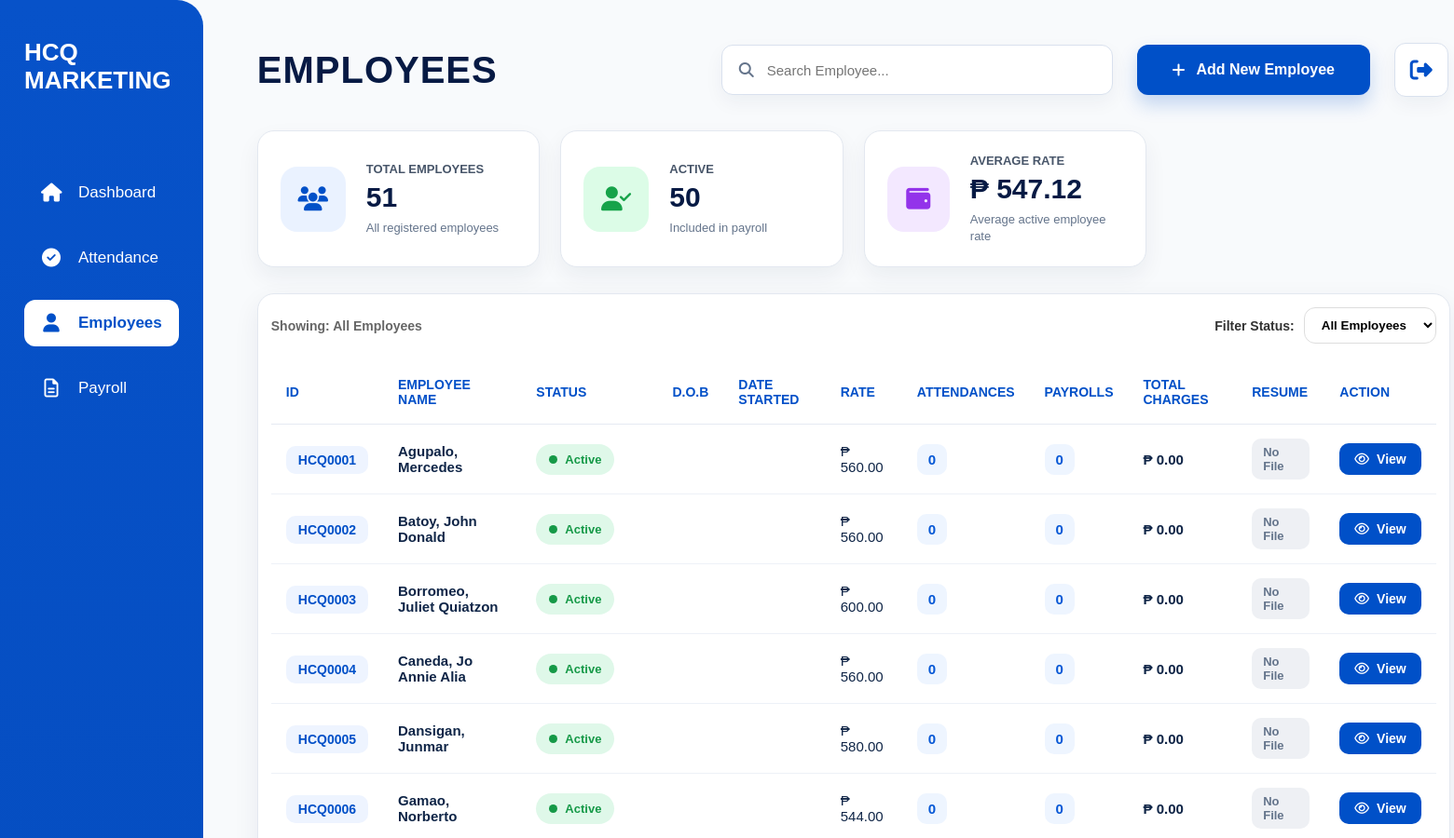
The page /employees-page/ (upper part) on the database as committed earlier.
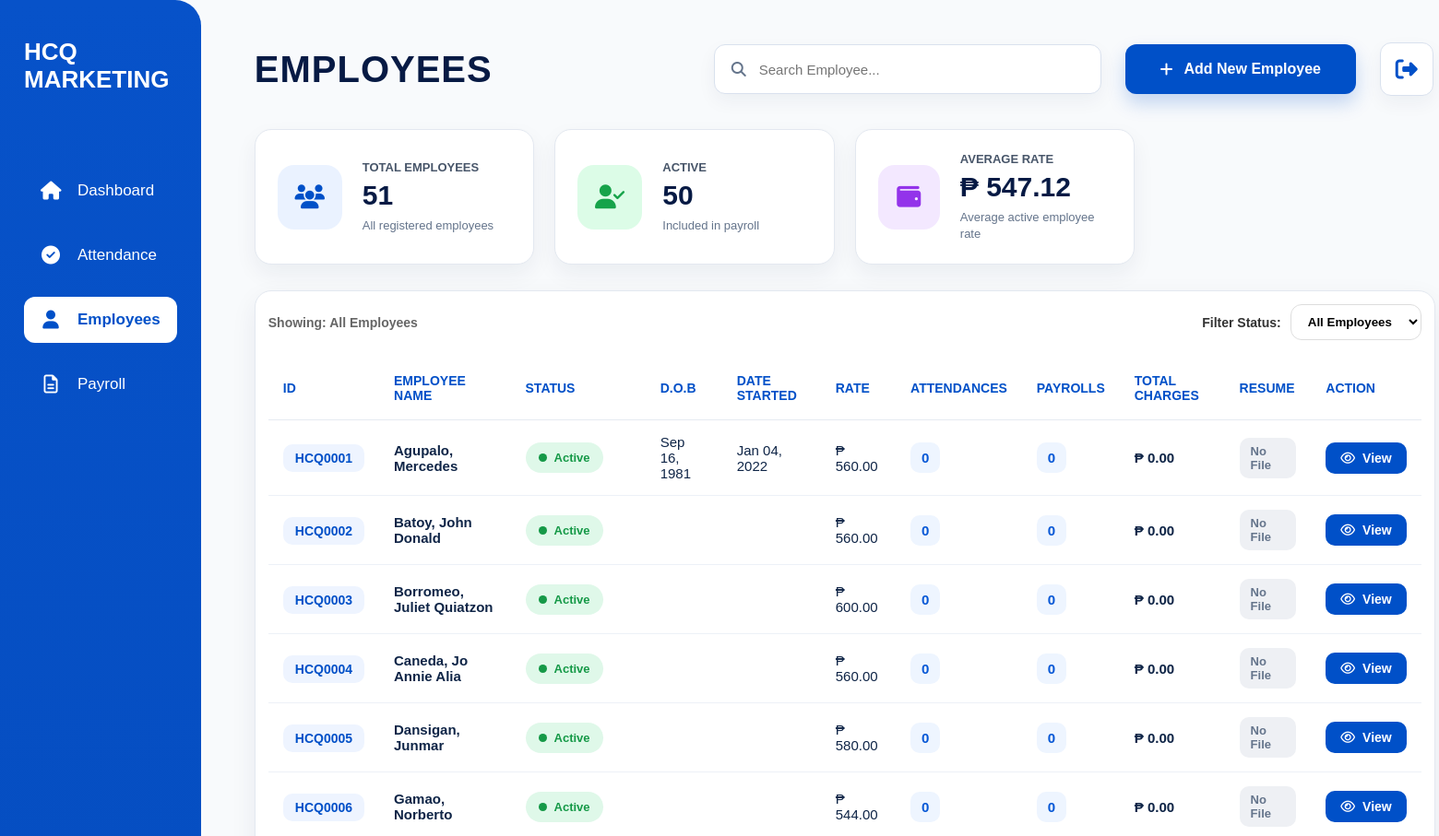
The same page on the database as committed later.
### employees/models.py (models this page shows, shortened)
class Employee(models.Model):
    SALARY_TYPE_CHOICES = (
        ('daily', 'Daily'),
        ('hourly', 'Hourly'),
    )
    EMPLOYMENT_STATUS_CHOICES = (
        ('ACTIVE', 'Active'),
        ('RESIGNED', 'Resigned'),
        ('MIA', 'MIA'),
        ('TERMINATED', 'Terminated'),
    )
    employee_id = models.CharField(
        max_length=10,
        unique=True,
        editable=False
    )
    first_name = models.CharField(max_length=100)
    middle_initial = models.CharField(
        max_length=50,
        blank=True,
        null=True
    )
    last_name = models.CharField(max_length=100)
    date_of_birth = models.DateField(
        blank=True,
        null=True
    )
    citizenship = models.CharField(
        max_length=100,
        blank=True,
        null=True
    )
    address = models.CharField(
        max_length=255,
        blank=True,
        null=True
    )
    contact_number = models.CharField(
        max_length=50,
        blank=True,
        null=True
    )
    spouse_name = models.CharField(
        max_length=100,
        blank=True,
        null=True
    )
    spouse_contact_number = models.CharField(
        max_length=50,
        blank=True,
        null=True
    )
    elementary = models.CharField(
        max_length=255,
        blank=True,
        null=True
    )
    elementary_year = models.CharField(
        max_length=50,
        blank=True,
        null=True
    )
    high_school = models.CharField(
        max_length=255,
        blank=True,
        null=True
    )
    high_school_year = models.CharField(
        max_length=50,
        blank=True,
        null=True
    )
    college = models.CharField(
        max_length=255,
        blank=True,
        null=True
    )
    college_year = models.CharField(
        max_length=50,
        blank=True,
        null=True
    )
    company_1 = models.CharField(
        max_length=255,
        blank=True,
        null=True
    )
    company_address_1 = models.CharField(
        max_length=255,
        blank=True,
        null=True
    )
    occupation_1 = models.CharField(
        max_length=100,
        blank=True,
        null=True
    )
    years_1 = models.CharField(
        max_length=50,
        blank=True,
        null=True
    )
    company_2 = models.CharField(
        max_length=255,
        blank=True,
        null=True
    )
    company_address_2 = models.CharField(
        max_length=255,
        blank=True,
        null=True
    )
    occupation_2 = models.CharField(
        max_length=100,
        blank=True,
        null=True
    )
    years_2 = models.CharField(
        max_length=50,
        blank=True,
        null=True
    )
    company_3 = models.CharField(
        max_length=255,
        blank=True,
        null=True
    )
    company_address_3 = models.CharField(
        max_length=255,
        blank=True,
        null=True
    )
    occupation_3 = models.CharField(
        max_length=100,
        blank=True,
        null=True
    )
    years_3 = models.CharField(
        max_length=50,
        blank=True,
        null=True
    )
    reference_name_1 = models.CharField(
        max_length=100,
        blank=True,
        null=True
    )
    reference_occupation_1 = models.CharField(
        max_length=100,
        blank=True,
        null=True
    )
    reference_contact_1 = models.CharField(
        max_length=50,
        blank=True,
        null=True
    )
    reference_name_2 = models.CharField(
        max_length=100,
        blank=True,
        null=True
    )
    reference_occupation_2 = models.CharField(
        max_length=100,
        blank=True,
        null=True
    )
    reference_contact_2 = models.CharField(
        max_length=50,
        blank=True,
        null=True
    )
    reference_name_3 = models.CharField(
        max_length=100,
        blank=True,
        null=True
    )
    reference_occupation_3 = models.CharField(
        max_length=100,
        blank=True,
        null=True
    )
    reference_contact_3 = models.CharField(
        max_length=50,
        blank=True,
        null=True
    )
    sss_number = models.CharField(
        max_length=100,
        blank=True,
        null=True
    )
    sss_file = models.FileField(
        upload_to='government_documents/sss/',
        blank=True,
        null=True
    )
    philhealth_number = models.CharField(
        max_length=100,
        blank=True,
        null=True
    )
    philhealth_file = models.FileField(
        upload_to='government_documents/philhealth/',
        blank=True,
        null=True
    )
    nbi_clearance_number = models.CharField(
        max_length=100,
        blank=True,
        null=True
    )
    nbi_clearance_file = models.FileField(
        upload_to='government_documents/nbi/',
        blank=True,
        null=True
    )
    barangay_clearance_number = models.CharField(
        max_length=100,
        blank=True,
        null=True
    )
    barangay_clearance_file = models.FileField(
        upload_to='government_documents/barangay/',
        blank=True,
        null=True
    )
    tin_number = models.CharField(
        max_length=100,
        blank=True,
        null=True
    )
    tin_file = models.FileField(
        upload_to='government_documents/tin/',
        blank=True,
        null=True
    )
    drivers_license_number = models.CharField(
        max_length=100,
        blank=True,
        null=True
    )
    drivers_license_file = models.FileField(
        upload_to='government_documents/drivers_license/',
        blank=True,
        null=True
    )
    position = models.CharField(max_length=100)
    employment_status = models.CharField(
        max_length=20,
        choices=EMPLOYMENT_STATUS_CHOICES,
        default='ACTIVE'
    )
    employment_remarks = models.TextField(
        blank=True,
        null=True
    )
    salary_type = models.CharField(
        max_length=10,
        choices=SALARY_TYPE_CHOICES,
        default='daily'
    )
    rate = models.DecimalField(
        max_digits=10,
        decimal_places=2
    )
    benefits = models.DecimalField(
        max_digits=10,
        decimal_places=2,
        default=0
    )
    date_started = models.DateField(
        blank=True,
        null=True
    )
    photo = models.ImageField(
        upload_to='employee_photos/',
        blank=True,
        null=True
    )
    qr_code = models.ImageField(
        upload_to='employee_qrcodes/',
        blank=True,
        null=True
    )
    resume = models.FileField(
        upload_to='employee_resumes/',
        blank=True,
        null=True
    )

### employees/views.py (the view, shortened to what this page needs)
# urls.py: path('employees-page/', views.employees_page_view, name='employees_page'),
def employees_page(request):
    status_filter = request.GET.get("status", "ALL")
    q = request.GET.get("q", "").strip()
    employees = Employee.objects.all().order_by("employee_id")
    if status_filter != "ALL":
        employees = employees.filter(
            employment_status=status_filter
        )
    employees = employees.annotate(
        attendance_count=Count(
            "attendances",
            distinct=True
        ),
        payroll_count=Count(
            "payrolls",
            distinct=True
        ),
        total_cash_advance=Coalesce(
            Sum("payrolls__cash_advance"),
            Decimal("0.00")
        ),
        total_charges_amount=Coalesce(
            Sum("payrolls__charges"),
            Decimal("0.00")
        ),
        total_rent=Coalesce(
            Sum("payrolls__rent"),
            Decimal("0.00")
        ),
        total_benefits=Coalesce(
            Sum("payrolls__benefits"),
            Decimal("0.00")
        ),
    )
    total_employees = Employee.objects.count()
    active_employees = Employee.objects.filter(
        employment_status="ACTIVE"
    ).count()
    resigned_employees = Employee.objects.filter(
        employment_status="RESIGNED"
    ).count()
    mia_employees = Employee.objects.filter(
        employment_status="MIA"
    ).count()
    terminated_employees = Employee.objects.filter(
        employment_status="TERMINATED"
    ).count()
    active_rates = Employee.objects.filter(
        employment_status="ACTIVE"
    ).exclude(
        rate__isnull=True
    )
    if active_rates.exists():
        average_rate = (
            sum(employee.rate for employee in active_rates)
            / active_rates.count()
        )
    else:
        average_rate = Decimal("0.00")
    context = {
        "employees": employees,
        "status_filter": status_filter,
        "q": q,
        "total_employees": total_employees,
        "active_employees": active_employees,
        "resigned_employees": resigned_employees,
        "mia_employees": mia_employees,
        "terminated_employees": terminated_employees,
        "average_rate": average_rate,
    }
    return render(
        request,
        "dashboard/employees_page.html",
        context
    )

### dashboard/templates/dashboard/employees_page.html (shortened to what the changed rows need)
{% load static %}
{% load humanize %}
<!DOCTYPE html>
<html lang="en">
<head>
    <link rel="stylesheet" href="{% static 'dashboard/dashboard.css' %}">
    <link rel="stylesheet" href="https://cdnjs.cloudflare.com/ajax/libs/font-awesome/6.5.1/css/all.min.css">
</head>
<body>
<div class="modern-page">
    <main class="modern-content">
        <div class="modern-header">
            <h1>EMPLOYEES</h1>
        </div>
        <div class="employee-summary-grid">
            <div class="summary-card">
                <div>
                    <h2>{{ total_employees }}</h2>
                </div>
            </div>
            <div class="summary-card">
                <div>
                    <h2>{{ active_employees }}</h2>
                </div>
            </div>
            <div class="summary-card">
                <div>
                    <h2>₱ {{ average_rate|floatformat:2|intcomma }}</h2>
                </div>
            </div>
        </div>
        <div class="modern-table-card">
            <table class="modern-employees-table">
                <thead>
                    <tr>
                        <th>ID</th>
                        <th>Employee Name</th>
                        <th>Status</th>
                        <th>D.O.B</th>
                        <th>Date Started</th>
                        <th>Rate</th>
                        <th>Attendances</th>
                        <th>Payrolls</th>
                        <th>Total Charges</th>
                        <th>Resume</th>
                        <th>Action</th>
                    </tr>
                </thead>
                <tbody>
                    {% for employee in employees %}
                    <tr>
                        <td>
                            <a href="/employees-page/{{ employee.id }}/" class="id-badge">
                                {{ employee.employee_id }}
                            </a>
                        </td>
                        <td>
                            <a href="/employees-page/{{ employee.id }}/" class="name-link">
                                {{ employee.last_name }}, {{ employee.first_name }}
                            </a>
                        </td>
                        <td>
                            <div class="
                                employee-status
                                {% if employee.employment_status == 'ACTIVE' %}
                                    status-active
                                {% elif employee.employment_status == 'RESIGNED' %}
                                    status-resigned
                                {% elif employee.employment_status == 'MIA' %}
                                    status-mia
                                {% elif employee.employment_status == 'TERMINATED' %}
                                    status-terminated
                                {% endif %}
                            ">
                                <span></span>
                                {{ employee.get_employment_status_display }}
                            </div>
                        </td>
                        <td>{{ employee.date_of_birth|date:"M d, Y" }}</td>
                        <td>{{ employee.date_started|date:"M d, Y" }}</td>
                        <td>₱ {{ employee.rate|floatformat:2|intcomma }}</td>
                        <td>
                            <span class="count-badge">
                                {{ employee.attendance_count }}
                            </span>
                        </td>
                        <td>
                            <span class="count-badge">
                                {{ employee.payroll_count }}
                            </span>
                        </td>
                        <td class="charge-amount">
                            ₱ {{ employee.total_cash_advance|add:employee.total_charges_amount|add:employee.total_rent|add:employee.total_benefits|floatformat:2|intcomma }}
                        </td>
                        <td>
                            {% if employee.resume %}
                                <a href="{{ employee.resume.url }}" target="_blank" class="resume-badge has-file">
                                    View PDF
                                </a>
                            {% else %}
                                <span class="resume-badge">No File</span>
                            {% endif %}
                        </td>
                        <td>
                            <a href="/employees-page/{{ employee.id }}/" class="view-btn">
                                <i class="fa-regular fa-eye"></i>
                                View
                            </a>
                        </td>
                    </tr>
                    {% empty %}
                    <tr>
                        <td colspan="11" class="no-records">
                            No employees found.
                        </td>
                    </tr>
                    {% endfor %}
                </tbody>
            </table>
        </div>
    </main>
</div>
</body>
</html>

Rows that differ between the two databases and show on the page:
changed Employee "Agupalo": date_of_birth (not shown) → "Sep 16, 1981"; date_started (not shown) → "Jan 04, 2022"
